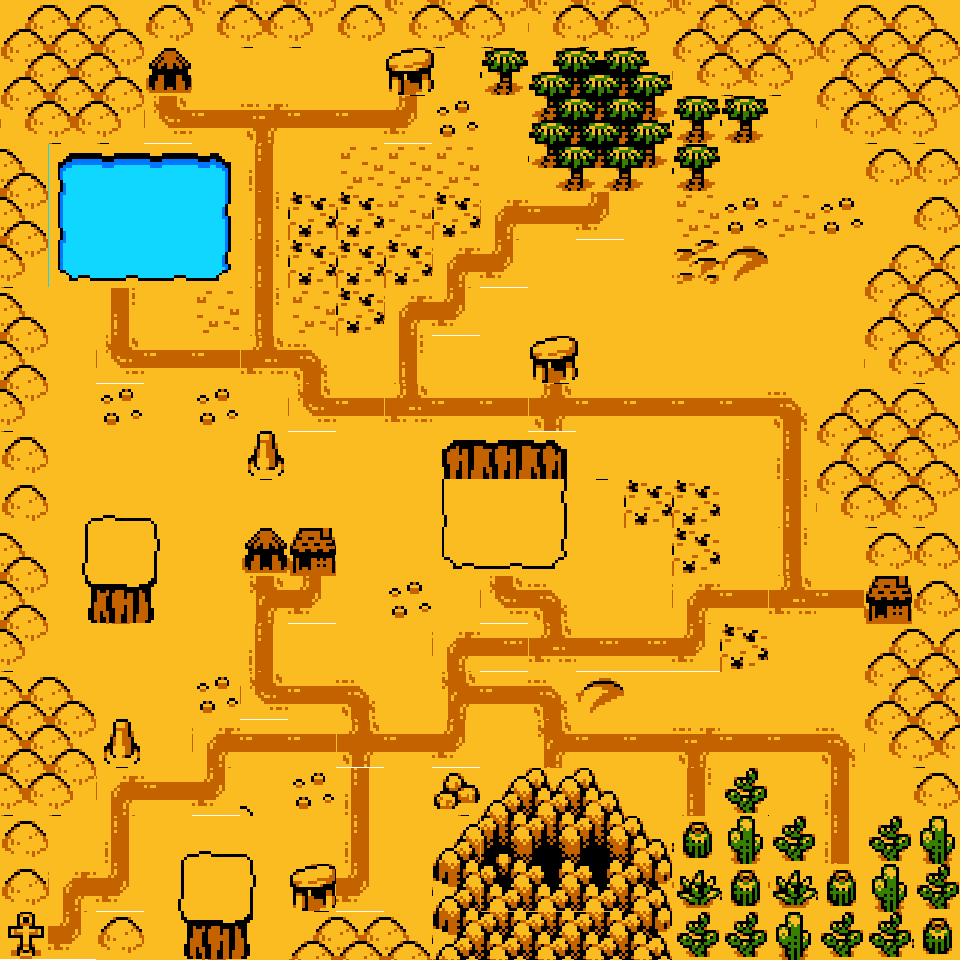

The image is a tile-based game level rendered from a .tmx file. Its description and complete source (layers, tilesets, objects, tile grids) follow:
An orthogonal 20x20 tile map with 48x48 px tiles, 1 tile layer (Capa de patrones 1) and 38 objects.

<map version="1.2" tiledversion="1.3.4" orientation="orthogonal" renderorder="right-down" width="20" height="20" tilewidth="48" tileheight="48" infinite="0" nextlayerid="15" nextobjectid="43">
 <tileset firstgid="1" name="patrones-juego" tilewidth="48" tileheight="48" tilecount="1530" columns="51">
  <image source="../img/prueba.png" width="2448" height="1440" />
 </tileset>
 <layer id="1" name="Capa de patrones 1" width="20" height="20">
  <data encoding="csv">
1230,1231,1232,1331,1332,1333,1334,1331,1332,1333,1334,1332,1333,1334,1281,1282,1283,1230,1231,1232,
1281,1282,1283,1073,1226,1226,1226,1226,1431,1432,1178,1077,1078,1079,1332,1333,1334,1281,1282,1283,
1332,1333,1334,1494,1393,1391,1393,1393,1496,1382,1226,1128,1129,1130,1178,1178,1226,1332,1333,1334,
1232,1086,1087,1087,1088,1445,1226,1124,1124,1124,1226,1179,1180,1181,1178,1226,1226,1226,1331,1331,
1283,1137,1138,1138,1139,1443,1075,1075,1124,1075,1392,1393,1496,1277,1124,1125,1124,1125,1226,1331,
1334,1188,1189,1189,1190,1443,1075,1075,1075,1392,1496,1226,1226,1277,1175,1176,1226,1226,1230,1231,
1232,1226,1443,1226,1124,1443,1124,1075,1392,1496,1226,1226,1226,1226,1226,1226,1226,1226,1281,1282,
1283,1226,1494,1393,1393,1441,1394,1226,1443,1226,1226,1431,1432,1226,1226,1226,1226,1226,1332,1333,
1334,1226,1382,1226,1382,1379,1494,1393,1441,1393,1393,1493,1393,1393,1393,1393,1394,1230,1231,1232,
1331,1226,1227,1226,1226,1430,1226,1226,1226,1239,1240,1241,1379,1226,1226,1226,1445,1281,1282,1283,
1331,1236,1237,1238,1226,1226,1226,1226,1226,1290,1291,1292,1226,1075,1075,1226,1443,1332,1333,1334,
1232,1287,1288,1289,1226,1073,1074,1226,1226,1341,1342,1343,1226,1226,1075,1226,1443,1226,1331,1331,
1283,1338,1339,1340,1226,1390,1496,1226,1125,1226,1494,1394,1226,1226,1392,1393,1441,1393,1074,1331,
1334,1328,1329,1226,1226,1445,1226,1226,1228,1392,1495,1441,1495,1495,1496,1075,1226,1226,1230,1231,
1231,1232,1379,1226,1382,1494,1393,1394,1226,1390,1393,1394,1176,1228,1226,1226,1226,1226,1281,1282,
1282,1283,1430,1226,1392,1393,1393,1493,1393,1496,1330,1390,1393,1393,1391,1393,1393,1394,1332,1333,
1333,1334,1392,1393,1496,1238,1382,1445,1226,1433,1383,1384,1385,1226,1443,1126,1337,1445,1226,1331,
1331,1329,1445,1236,1237,1238,1226,1445,1226,1383,1386,1387,1387,1385,1076,1127,1126,1445,1126,1127,
1331,1392,1496,1287,1288,1289,1431,1496,1328,1434,1437,1438,1438,1436,1177,1076,1177,1076,1127,1126,
1481,1496,1331,1338,1339,1340,1230,1231,1232,1434,1435,1435,1435,1436,1126,1126,1127,1126,1126,1076
</data>
 </layer>
 <objectgroup color="#ffff00" id="2" name="bordes">
  <object id="2" x="925.322" y="6.81637" width="39.1941" height="804.331" />
  <object id="3" x="1.70409" y="-6.81637" width="927.026" height="46.0105" />
  <object id="4" x="-1.70409" y="32.3777" width="42.6023" height="862.27" />
  <object id="5" x="100.541" y="920.209" width="64.7555" height="37.49" />
  <object id="6" x="264.134" y="920.209" width="156.776" height="40.8982" />
  <object id="7" x="436.247" y="771.953" width="39.1941" height="34.0818" />
  <object id="9" x="10.2245" y="681.637" width="74.98" height="120.991" />
  <object id="10" x="90.3169" y="725.943" width="42.6023" height="30.6736" />
  <object id="11" x="247.093" y="437.952" width="34.0818" height="34.0818" />
  <object id="12" x="5.11227" y="37.49" width="124.399" height="95.4291" />
  <object id="13" x="691.861" y="23.8573" width="112.47" height="61.3473" />
  <object id="14" x="833.301" y="23.8573" width="100.541" height="110.766" />
  <object id="15" x="882.719" y="139.736" width="42.6023" height="35.7859" />
  <object id="16" x="877.607" y="250.501" width="57.9391" height="119.286" />
  <object id="17" x="826.484" y="395.349" width="110.766" height="114.174" />
  <object id="18" x="874.199" y="519.748" width="51.1227" height="46.0105" />
  <object id="19" x="875.903" y="637.33" width="64.7555" height="122.695" />
 </objectgroup>
 <objectgroup color="#5555ff" id="3" name="agua">
  <object id="20" x="54.5309" y="155.072" width="178.93" height="122.695" />
 </objectgroup>
 <objectgroup color="#00aa00" id="4" name="selva">
  <object id="21" x="536.789" y="51.1227" width="175.521" height="129.511" />
  <object id="22" x="714.014" y="95.4291" width="51.1227" height="39.1941" />
  <object id="23" x="487.37" y="51.1227" width="47.7146" height="34.0818" />
 </objectgroup>
 <objectgroup color="#aa5500" id="5" name="rocas">
  <object id="24" x="441.36" y="824.78" width="221.532" height="132.919" />
  <object id="25" x="485.666" y="770.249" width="131.215" height="61.3473" />
 </objectgroup>
 <objectgroup color="#00ff00" id="6" name="cactus">
  <object id="26" x="676.524" y="826.484" width="132.919" height="129.511" />
  <object id="27" x="824.78" y="875.903" width="126.103" height="78.3882" />
  <object id="28" x="875.903" y="817.964" width="78.3882" height="46.0105" />
  <object id="29" x="725.943" y="773.658" width="35.7859" height="42.6023" />
 </objectgroup>
 <objectgroup color="#000000" id="7" name="primeraCueva">
  <object id="30" x="289.696" y="863.974" width="44.3064" height="46.0105" />
 </objectgroup>
 <objectgroup color="#000000" id="8" name="segundaCueva">
  <object id="31" x="388.533" y="47.7146" width="35.7859" height="39.1941" />
 </objectgroup>
 <objectgroup color="#828282" id="9" name="extraUno">
  <object id="32" x="192.562" y="867.383" width="44.3064" height="90.3169" />
 </objectgroup>
 <objectgroup color="#4d4d4d" id="10" name="extraDos">
  <object id="33" x="97.1332" y="529.972" width="42.6023" height="90.3169" />
 </objectgroup>
 <objectgroup color="#000000" id="11" name="terceraCueva">
  <object id="34" x="531.677" y="337.41" width="39.1941" height="42.6023" />
 </objectgroup>
 <objectgroup color="#55ffff" id="12" name="tienda">
  <object id="37" x="1148.56" y="250.501" width="1.70409" height="1.70409" />
  <object id="38" x="291.4" y="528.268" width="40.8982" height="40.8982" />
  <object id="39" x="874.199" y="577.687" width="35.7859" height="42.6023" />
 </objectgroup>
 <objectgroup color="#ffaaff" id="13" name="casa">
  <object id="40" x="243.685" y="526.564" width="37.49" height="42.6023" />
  <object id="41" x="148.256" y="52.8268" width="32.3777" height="34.0818" />
 </objectgroup>
 <objectgroup color="#55007f" id="14" name="abismo">
  <object id="42" x="441.36" y="443.064" width="120.991" height="124.399" />
 </objectgroup>
</map>